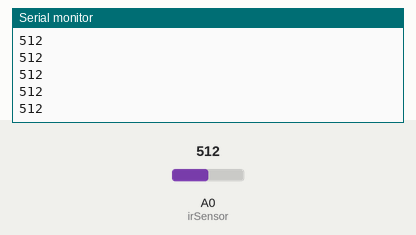
The sketch below on a simulated Arduino Uno, built with avr-gcc and run on an emulated ATmega328P. Shown: the last lines printed to the serial monitor. The inputs (shaded band) are chosen by the test bench; at power-on: A0 (irSensor) = 512.

Above: at 1.2 s.
1.3 s: A0 (irSensor) set to 716
At 2.0 s:
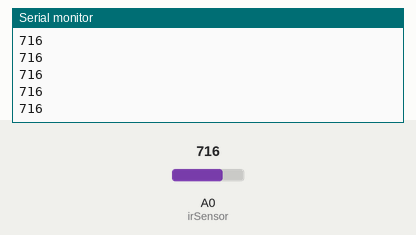
2.8 s: A0 (irSensor) set to 900
At 3.6 s:
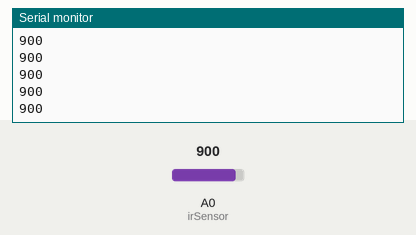
Timing chart, 0 to 5.8 s (numbered marks = the images above; inputs shaded):
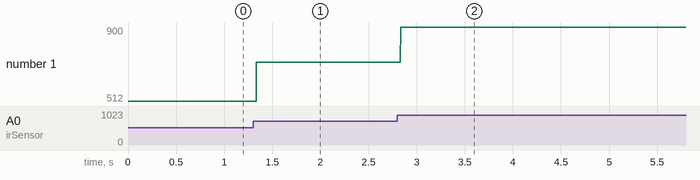

Measured:
- after the input at 1.3 s, the serial monitor: prints a new line at once (image 1)
- after the input at 2.8 s, the serial monitor: prints a new line at once (image 2)
- plotted number 1: 512 → 716 after the input at 1.3 s, 716 → 900 after the input at 2.8 s

The sketch:

firstPass_ino.ino
```cpp
int irSensor = 0; // ir sensor pin
int irValue;

void setup()
{
  Serial.begin(19200);
}

void loop()
{
  irValue = analogRead(irSensor);
  Serial.println(irValue);
}
```
